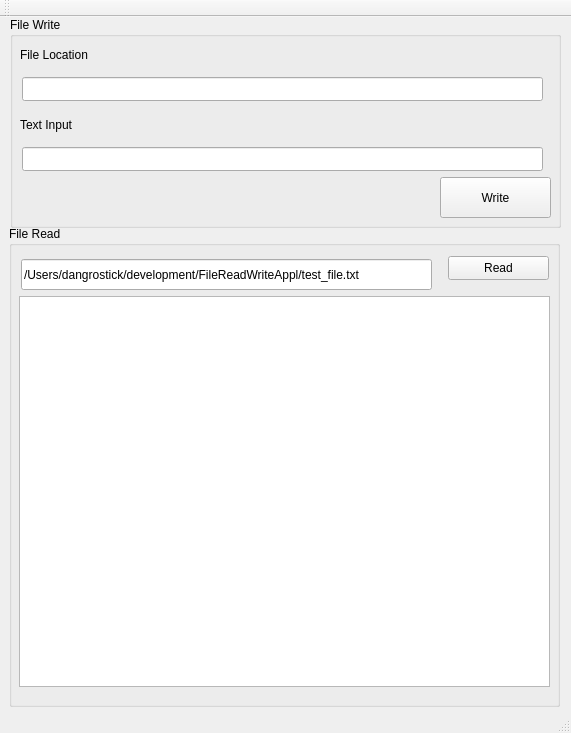
<?xml version="1.0" encoding="UTF-8"?>
<ui version="4.0">
 <class>MainView</class>
 <widget class="QMainWindow" name="MainView">
  <property name="geometry">
   <rect>
    <x>0</x>
    <y>0</y>
    <width>571</width>
    <height>733</height>
   </rect>
  </property>
  <property name="sizePolicy">
   <sizepolicy hsizetype="Fixed" vsizetype="Fixed">
    <horstretch>0</horstretch>
    <verstretch>0</verstretch>
   </sizepolicy>
  </property>
  <property name="windowTitle">
   <string>MainView</string>
  </property>
  <widget class="QWidget" name="centralWidget">
   <widget class="QGroupBox" name="gbxWriteBox">
    <property name="geometry">
     <rect>
      <x>10</x>
      <y>0</y>
      <width>551</width>
      <height>211</height>
     </rect>
    </property>
    <property name="title">
     <string>File Write</string>
    </property>
    <widget class="QPushButton" name="btnWrite">
     <property name="geometry">
      <rect>
       <x>430</x>
       <y>160</y>
       <width>111</width>
       <height>41</height>
      </rect>
     </property>
     <property name="focusPolicy">
      <enum>Qt::TabFocus</enum>
     </property>
     <property name="text">
      <string>Write</string>
     </property>
    </widget>
    <widget class="QLabel" name="lblFileLocation">
     <property name="geometry">
      <rect>
       <x>10</x>
       <y>30</y>
       <width>111</width>
       <height>16</height>
      </rect>
     </property>
     <property name="text">
      <string>File Location</string>
     </property>
    </widget>
    <widget class="QLabel" name="lblTextInput">
     <property name="geometry">
      <rect>
       <x>10</x>
       <y>100</y>
       <width>101</width>
       <height>16</height>
      </rect>
     </property>
     <property name="text">
      <string>Text Input</string>
     </property>
    </widget>
    <widget class="QLineEdit" name="lneWriteFile">
     <property name="geometry">
      <rect>
       <x>12</x>
       <y>60</y>
       <width>521</width>
       <height>24</height>
      </rect>
     </property>
    </widget>
    <widget class="QLineEdit" name="lneInputText">
     <property name="geometry">
      <rect>
       <x>12</x>
       <y>130</y>
       <width>521</width>
       <height>24</height>
      </rect>
     </property>
    </widget>
   </widget>
   <widget class="QGroupBox" name="gbxFileRead">
    <property name="geometry">
     <rect>
      <x>9</x>
      <y>209</y>
      <width>551</width>
      <height>481</height>
     </rect>
    </property>
    <property name="title">
     <string>File Read</string>
    </property>
    <widget class="QPushButton" name="btnRead">
     <property name="geometry">
      <rect>
       <x>439</x>
       <y>30</y>
       <width>101</width>
       <height>24</height>
      </rect>
     </property>
     <property name="focusPolicy">
      <enum>Qt::TabFocus</enum>
     </property>
     <property name="text">
      <string>Read</string>
     </property>
    </widget>
    <widget class="QPlainTextEdit" name="plainTextEdit">
     <property name="geometry">
      <rect>
       <x>10</x>
       <y>70</y>
       <width>531</width>
       <height>391</height>
      </rect>
     </property>
     <property name="readOnly">
      <bool>true</bool>
     </property>
    </widget>
    <widget class="QLineEdit" name="lneReadFile">
     <property name="geometry">
      <rect>
       <x>12</x>
       <y>33</y>
       <width>411</width>
       <height>31</height>
      </rect>
     </property>
     <property name="text">
      <string>/Users/dangrostick/development/FileReadWriteAppl/test_file.txt</string>
     </property>
    </widget>
   </widget>
  </widget>
  <widget class="QMenuBar" name="menuBar">
   <property name="geometry">
    <rect>
     <x>0</x>
     <y>0</y>
     <width>571</width>
     <height>22</height>
    </rect>
   </property>
  </widget>
  <widget class="QToolBar" name="mainToolBar">
   <attribute name="toolBarArea">
    <enum>TopToolBarArea</enum>
   </attribute>
   <attribute name="toolBarBreak">
    <bool>false</bool>
   </attribute>
  </widget>
  <widget class="QStatusBar" name="statusBar"/>
  <action name="actionExit">
   <property name="text">
    <string>Exit</string>
   </property>
  </action>
 </widget>
 <layoutdefault spacing="6" margin="11"/>
 <tabstops>
  <tabstop>lneWriteFile</tabstop>
  <tabstop>lneInputText</tabstop>
  <tabstop>btnWrite</tabstop>
  <tabstop>lneReadFile</tabstop>
  <tabstop>btnRead</tabstop>
  <tabstop>plainTextEdit</tabstop>
 </tabstops>
 <resources/>
 <connections/>
 <slots>
  <slot>m_write_button_pushed()</slot>
  <slot>m_read_button_pushed()</slot>
 </slots>
</ui>
